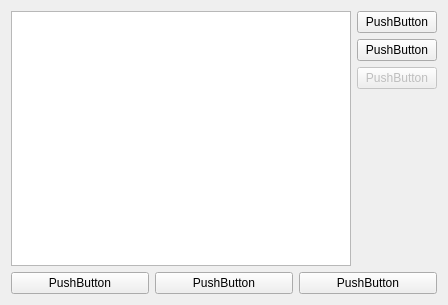
<?xml version="1.0" encoding="UTF-8"?>
<ui version="4.0">
 <class>MainWindow</class>
 <widget class="QWidget" name="MainWindow">
  <property name="geometry">
   <rect>
    <x>0</x>
    <y>0</y>
    <width>448</width>
    <height>305</height>
   </rect>
  </property>
  <property name="windowTitle">
   <string>Form</string>
  </property>
  <layout class="QVBoxLayout" name="verticalLayout_3">
   <item>
    <layout class="QVBoxLayout" name="verticalLayout_2">
     <item>
      <layout class="QHBoxLayout" name="horizontalLayout_2">
       <item>
        <widget class="QTextBrowser" name="textBrowser"/>
       </item>
       <item>
        <layout class="QVBoxLayout" name="verticalLayout">
         <item>
          <widget class="QPushButton" name="push_button">
           <property name="text">
            <string>PushButton</string>
           </property>
          </widget>
         </item>
         <item>
          <widget class="QPushButton" name="pushButton_2">
           <property name="text">
            <string>PushButton</string>
           </property>
          </widget>
         </item>
         <item>
          <widget class="QPushButton" name="pushButton_3">
           <property name="enabled">
            <bool>false</bool>
           </property>
           <property name="text">
            <string>PushButton</string>
           </property>
          </widget>
         </item>
         <item>
          <spacer name="verticalSpacer">
           <property name="orientation">
            <enum>Qt::Vertical</enum>
           </property>
           <property name="sizeHint" stdset="0">
            <size>
             <width>20</width>
             <height>40</height>
            </size>
           </property>
          </spacer>
         </item>
        </layout>
       </item>
      </layout>
     </item>
     <item>
      <layout class="QHBoxLayout" name="horizontalLayout">
       <item>
        <widget class="QPushButton" name="pushButton_4">
         <property name="text">
          <string>PushButton</string>
         </property>
        </widget>
       </item>
       <item>
        <widget class="QPushButton" name="pushButton_5">
         <property name="text">
          <string>PushButton</string>
         </property>
        </widget>
       </item>
       <item>
        <widget class="QPushButton" name="pushButton_6">
         <property name="text">
          <string>PushButton</string>
         </property>
        </widget>
       </item>
      </layout>
     </item>
    </layout>
   </item>
  </layout>
 </widget>
 <resources/>
 <connections/>
</ui>
